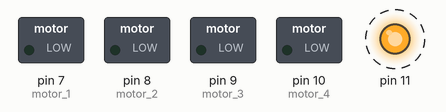
Bench run of a sketch on a simulated Arduino Uno, built with avr-gcc and run on an emulated ATmega328P. On the bench: switched loads named in the sketch (green lamp = pin HIGH), output pins drawn as LEDs (lit = HIGH). Dashed ring = blinking.

Above: at 0.2 s.
Timing chart, 0 to 3.0 s (numbered marks = the images above):
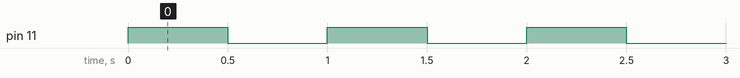

The sketch:

remote_control_with_interrupt.ino
```cpp
//int throttlePin = 4;
int ch1, linear; // linear drive
int ch2, strafe; //turning left joystick
int ch3, rotate; //rotation
int motor_1 = 7;
int motor_2 = 8;
int motor_3 = 9;
int motor_4 = 10; // Motors (PortForward, StarboardForward, PortAft, StarboardAft)


void setup() {

pinMode(3, INPUT); //reading in linear
pinMode(4, INPUT); //reading in strafe
pinMode(5, INPUT); //reading in rotate
pinMode(11, OUTPUT); //LED to test interrupt_loop
pinMode(7, OUTPUT); //PWM controls to motors
pinMode(8, OUTPUT);
pinMode(9, OUTPUT);
pinMode(10, OUTPUT);
attachInterrupt(18, Recon, HIGH); //interrupt function called Recon -- called when RX is turned on

Serial.begin(9600);

}

void loop() {
  digitalWrite(11, HIGH); //blink
  delay(500);
  digitalWrite(11, LOW);
  delay(500);
}

void Recon(){
  while(18 == 1){ //while the RX is on
  ch1 = pulseIn(3, HIGH, 25000);
  ch2 = pulseIn(4, HIGH, 25000);
  ch3 = pulseIn(5, HIGH, 25000);

  linear = map(ch1, 1000, 2000, -255, 255);
  strafe = map(ch2, 1000, 2000, -255, 255);
  rotate = map(ch3, 1000, 2000, -255, 255);

    analogWrite(motor_1, linear); //forward or reverse
    analogWrite(motor_2, linear);
    analogWrite(motor_3, linear);
    analogWrite(motor_4, linear);

    if(strafe >= 50){ //strafe right
      analogWrite(motor_1, linear-strafe);
      analogWrite(motor_4, linear-strafe);
    }
    else if(strafe <=-50){ //strafe left
      analogWrite(motor_2, linear+strafe);
      analogWrite(motor_3, linear+strafe);
    }
    else if(rotate >= 50){
    analogWrite(motor_1, -abs(linear));
    analogWrite(motor_2, abs(linear));
    analogWrite(motor_3, -abs(linear));
    analogWrite(motor_4, abs(linear));
    }
    else if(rotate <=-50){
    analogWrite(motor_1, abs(linear));
    analogWrite(motor_2, -abs(linear));
    analogWrite(motor_3, abs(linear));
    analogWrite(motor_4, -abs(linear));
    }
  }
}
```

Measured:
- by itself, pin 11: alternates HIGH for 0.50 s and LOW for 0.50 s
